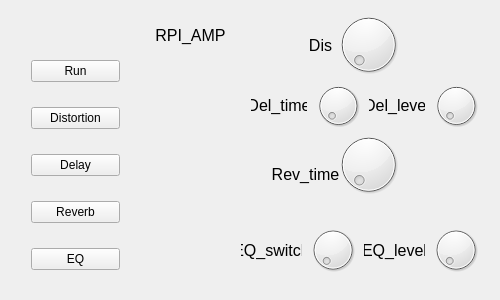
<?xml version="1.0" encoding="UTF-8"?>
<ui version="4.0">
 <class>MainWindow</class>
 <widget class="QMainWindow" name="MainWindow">
  <property name="geometry">
   <rect>
    <x>0</x>
    <y>0</y>
    <width>500</width>
    <height>300</height>
   </rect>
  </property>
  <property name="minimumSize">
   <size>
    <width>500</width>
    <height>300</height>
   </size>
  </property>
  <property name="maximumSize">
   <size>
    <width>500</width>
    <height>300</height>
   </size>
  </property>
  <property name="windowTitle">
   <string>MainWindow</string>
  </property>
  <widget class="QWidget" name="centralWidget">
   <property name="minimumSize">
    <size>
     <width>500</width>
     <height>300</height>
    </size>
   </property>
   <property name="maximumSize">
    <size>
     <width>500</width>
     <height>300</height>
    </size>
   </property>
   <widget class="QWidget" name="verticalLayoutWidget_2">
    <property name="geometry">
     <rect>
      <x>20</x>
      <y>30</y>
      <width>111</width>
      <height>271</height>
     </rect>
    </property>
    <layout class="QVBoxLayout" name="verticalLayout_2">
     <item>
      <widget class="QPushButton" name="pushButton">
       <property name="text">
        <string>Run</string>
       </property>
      </widget>
     </item>
     <item>
      <widget class="QPushButton" name="pushButton_2">
       <property name="text">
        <string>Distortion</string>
       </property>
      </widget>
     </item>
     <item>
      <widget class="QPushButton" name="pushButton_3">
       <property name="text">
        <string>Delay</string>
       </property>
      </widget>
     </item>
     <item>
      <widget class="QPushButton" name="pushButton_4">
       <property name="text">
        <string>Reverb</string>
       </property>
      </widget>
     </item>
     <item>
      <widget class="QPushButton" name="pushButton_5">
       <property name="text">
        <string>EQ</string>
       </property>
      </widget>
     </item>
    </layout>
   </widget>
   <widget class="QDial" name="dial">
    <property name="geometry">
     <rect>
      <x>330</x>
      <y>10</y>
      <width>77</width>
      <height>69</height>
     </rect>
    </property>
   </widget>
   <widget class="QDial" name="dial_4">
    <property name="geometry">
     <rect>
      <x>330</x>
      <y>130</y>
      <width>77</width>
      <height>69</height>
     </rect>
    </property>
   </widget>
   <widget class="QWidget" name="horizontalLayoutWidget">
    <property name="geometry">
     <rect>
      <x>230</x>
      <y>210</y>
      <width>261</width>
      <height>80</height>
     </rect>
    </property>
    <layout class="QHBoxLayout" name="horizontalLayout">
     <item>
      <widget class="QLabel" name="label_6">
       <property name="font">
        <font>
         <pointsize>12</pointsize>
        </font>
       </property>
       <property name="text">
        <string>EQ_switch</string>
       </property>
       <property name="alignment">
        <set>Qt::AlignCenter</set>
       </property>
      </widget>
     </item>
     <item>
      <widget class="QDial" name="dial_5"/>
     </item>
     <item>
      <widget class="QLabel" name="label_7">
       <property name="font">
        <font>
         <pointsize>12</pointsize>
        </font>
       </property>
       <property name="text">
        <string>EQ_level</string>
       </property>
       <property name="alignment">
        <set>Qt::AlignCenter</set>
       </property>
      </widget>
     </item>
     <item>
      <widget class="QDial" name="dial_7"/>
     </item>
    </layout>
   </widget>
   <widget class="QWidget" name="horizontalLayoutWidget_2">
    <property name="geometry">
     <rect>
      <x>240</x>
      <y>70</y>
      <width>251</width>
      <height>71</height>
     </rect>
    </property>
    <layout class="QHBoxLayout" name="horizontalLayout_2">
     <item>
      <widget class="QLabel" name="label_3">
       <property name="font">
        <font>
         <pointsize>12</pointsize>
        </font>
       </property>
       <property name="text">
        <string>Del_time</string>
       </property>
       <property name="alignment">
        <set>Qt::AlignCenter</set>
       </property>
      </widget>
     </item>
     <item>
      <widget class="QDial" name="dial_2"/>
     </item>
     <item>
      <widget class="QLabel" name="label_4">
       <property name="font">
        <font>
         <pointsize>12</pointsize>
        </font>
       </property>
       <property name="text">
        <string>Del_level</string>
       </property>
       <property name="alignment">
        <set>Qt::AlignCenter</set>
       </property>
      </widget>
     </item>
     <item>
      <widget class="QDial" name="dial_3"/>
     </item>
    </layout>
   </widget>
   <widget class="QLabel" name="label">
    <property name="geometry">
     <rect>
      <x>130</x>
      <y>10</y>
      <width>121</width>
      <height>51</height>
     </rect>
    </property>
    <property name="font">
     <font>
      <pointsize>12</pointsize>
     </font>
    </property>
    <property name="text">
     <string>RPI_AMP</string>
    </property>
    <property name="alignment">
     <set>Qt::AlignCenter</set>
    </property>
   </widget>
   <widget class="QLabel" name="label_2">
    <property name="geometry">
     <rect>
      <x>260</x>
      <y>30</y>
      <width>121</width>
      <height>31</height>
     </rect>
    </property>
    <property name="font">
     <font>
      <pointsize>12</pointsize>
     </font>
    </property>
    <property name="text">
     <string>Dis</string>
    </property>
    <property name="alignment">
     <set>Qt::AlignCenter</set>
    </property>
   </widget>
   <widget class="QLabel" name="label_5">
    <property name="geometry">
     <rect>
      <x>270</x>
      <y>140</y>
      <width>71</width>
      <height>69</height>
     </rect>
    </property>
    <property name="font">
     <font>
      <pointsize>12</pointsize>
     </font>
    </property>
    <property name="text">
     <string>Rev_time</string>
    </property>
    <property name="alignment">
     <set>Qt::AlignCenter</set>
    </property>
   </widget>
   <zorder>verticalLayoutWidget_2</zorder>
   <zorder>dial</zorder>
   <zorder>dial_4</zorder>
   <zorder>horizontalLayoutWidget</zorder>
   <zorder>horizontalLayoutWidget_2</zorder>
   <zorder>label</zorder>
   <zorder>label_2</zorder>
   <zorder>label_3</zorder>
   <zorder>label_5</zorder>
  </widget>
 </widget>
 <layoutdefault spacing="6" margin="11"/>
 <resources/>
 <connections/>
</ui>
